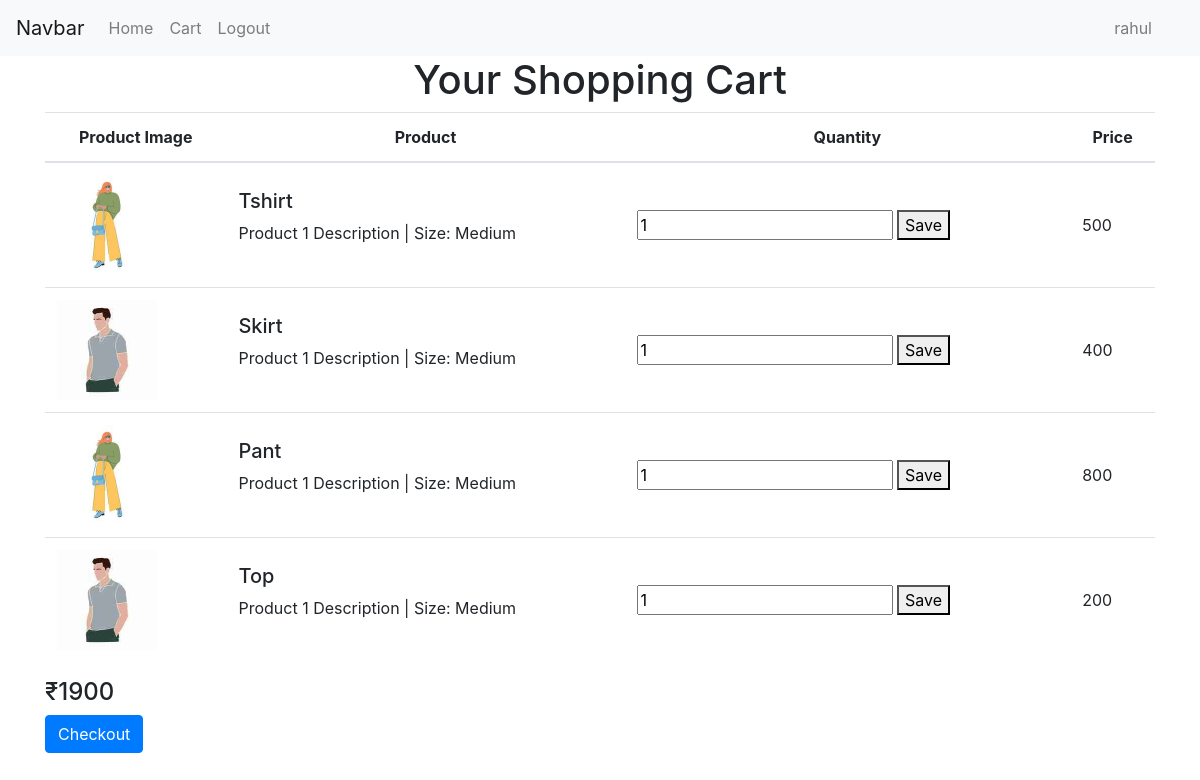
Page /store/cart (signed in) on the earlier database version.
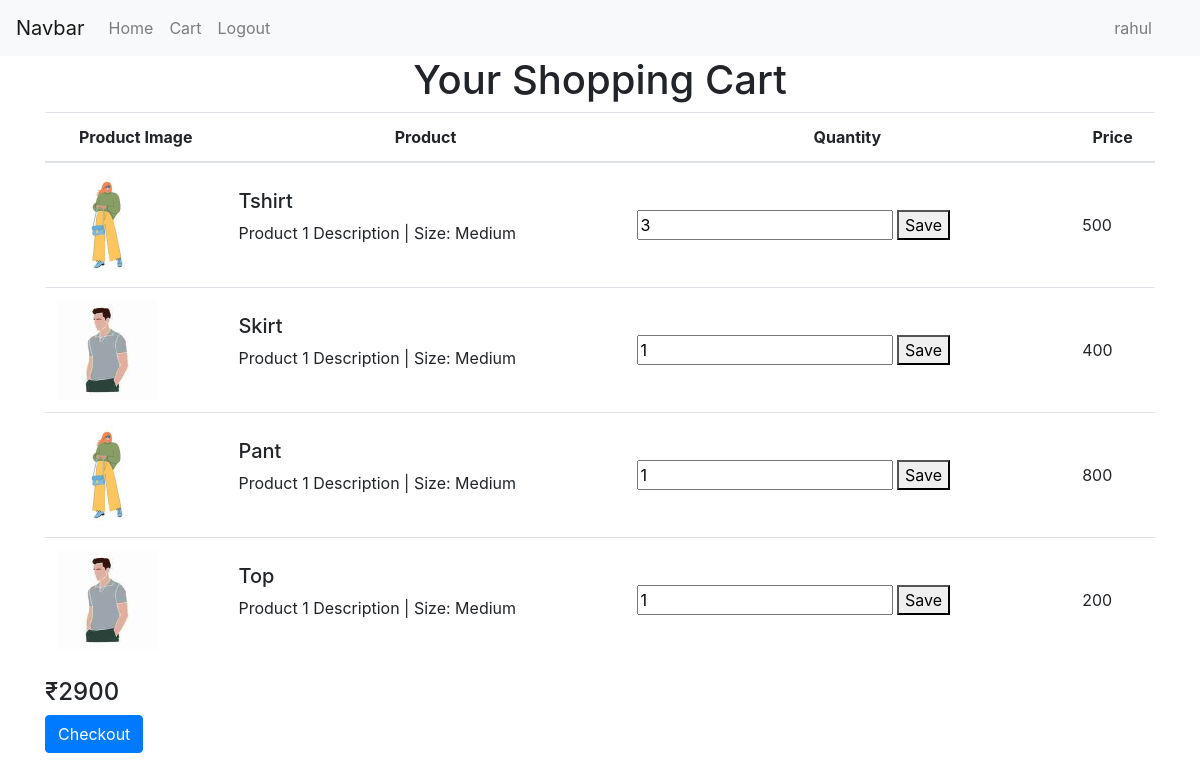
Same page on the later database version.
### store/models.py (models this page shows, shortened)
class CartItem(models.Model):
    cart=models.ForeignKey(Cart,on_delete=models.CASCADE)
    product=models.ForeignKey(Product,on_delete=models.CASCADE)
    quantity=models.SmallIntegerField(default=1)

class Product(models.Model):
    id=models.AutoField
    name = models.CharField(max_length=100)
    price = models.IntegerField(default=0)
    category=models.ForeignKey(Category,on_delete=models.CASCADE,default="")
    image=models.ImageField(upload_to='products/')

### store/views.py (the view, shortened to what this page needs)
# urls.py: path('cart',cart,name='cartpage'),
def cart(request):
    if request.method=='GET':
        user_email=request.session.get('user_email')
        if(user_email):
            user=Profile.objects.get(email=user_email)
            print(user)
            cart=Cart.objects.get(user=user)
            total_price=Cart.getTotalPrice(cart)
            cartitems=CartItem.objects.filter(cart=cart)
            data={}
            data['user']=user
            data['cartitems']=cartitems
            data['total_price']=total_price
            razorpay_order = razorpay_client.order.create(dict(amount=total_price*100,
                                                       currency='INR',
                                                       payment_capture='0'))
            razorpay_order_id = razorpay_order['id']
            callback_url='paymenthandler/'
            data['razorpay_order_id'] = razorpay_order_id
            data['razorpay_merchant_key'] = settings.RAZOR_KEY_ID
            data['razorpay_amount'] = total_price*100
            data['currency'] = 'INR'
            data['callback_url'] = callback_url
            return render(request,'cart.html',data)
        return redirect('signup')

### store/models.py (called while the page is built)
    def getTotalPrice(self):
        sum = 0
        cartitems=CartItem.objects.filter(cart=self)
        print(cartitems)
        for cartitem in cartitems:
            sum+=cartitem.product.price*cartitem.quantity
        return sum

### store/templates/cart.html (shortened to what this page needs)
{%extends 'base.html'%}
{% block Body %}
  <div class="container ">
    <h1 class="text-center ">Your Shopping Cart</h1>
    <table class="table ">
      <thead>
        <tr>
          <th scope="col">Product Image</th>
          <th scope="col">Product</th>
          <th scope="col">Quantity</th>
          <th scope="col">Price</th>
        </tr>
      </thead>
      <tbody>
        {%for items in cartitems%}
        <tr>
          <td>
              <img src="{{items.product.image.url}}" alt="Product Image" style="max-width: 100px;">
          </td>
          <td><h5>{{items.product.name}}</h5>
            <p>Product 1 Description | Size: Medium</p></td>
          <td><input type="number" id="quant{{items.id}}" value={{items.quantity}} min="1">
              <button id="update_button" onclick="update_button('{% url 'updateQuantity' items.id %}',{{items.id}})" >Save</button></td>
          <td >{{items.product.price}}</td>
        </tr>
        {%endfor%}
      </tbody>
    </table>
    <form method="POST" action="/store/cart">
      <h4 id="final_price">₹{{total_price}}</h4>
      <button class="btn btn-primary" >Checkout</button>
    </form>
  </div>
  {%endblock%}

Differences in the rows shown:
changed CartItem "Tshirt": quantity "1" → "3"
Other differences:
{{ total_price }}: "1900" → "2900"
